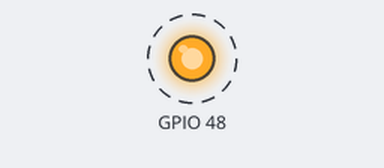
This program was run on a simulated ESP32-S3. Parts: output pins drawn as LEDs (lit = HIGH). Dashed ring = blinking. What the program prints to the serial monitor is not drawn.

Above: at 0.2 s.
Timing chart, 0 to 3.0 s (numbered marks = the images above):
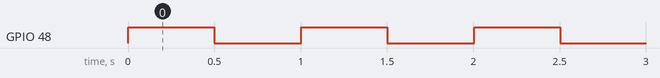

The program:

main.cpp
```cpp
/*
 * Practica 4 - Ejercicio 2
 * Sistemas Operativos en Tiempo Real
 *
 * Dos tareas sincronizadas con semáforo binario:
 *   - TaskLedOn:  espera el semáforo, enciende el LED y lo libera para TaskLedOff
 *   - TaskLedOff: espera el semáforo, apaga  el LED y lo libera para TaskLedOn
 *
 * El semáforo binario garantiza que ambas tareas se alternen estrictamente:
 * ON → OFF → ON → OFF → ...
 */

#include <Arduino.h>

// ── Configuración ────────────────────────────────────────────────────────────
#define DELAY_MS   500       // Tiempo encendido/apagado en milisegundos

// ── Handles de FreeRTOS ──────────────────────────────────────────────────────
SemaphoreHandle_t semLedOn;   // Semáforo que autoriza encender el LED
SemaphoreHandle_t semLedOff;  // Semáforo que autoriza apagar el LED

// ── Prototipos ───────────────────────────────────────────────────────────────
void TaskLedOn (void *parameter);
void TaskLedOff(void *parameter);

// ── setup ────────────────────────────────────────────────────────────────────
void setup()
{
    Serial.begin(115200);
    pinMode(LED_BUILTIN, OUTPUT);

    // Crear semáforos binarios
    semLedOn  = xSemaphoreCreateBinary();
    semLedOff = xSemaphoreCreateBinary();

    if (semLedOn == NULL || semLedOff == NULL) {
        Serial.println("ERROR: no se pudieron crear los semaforos");
        while (true);   // Detener ejecución si falla la inicialización
    }

    // Dar el semáforo inicial a TaskLedOn para que arranque primero
    xSemaphoreGive(semLedOn);

    // Crear las dos tareas con la misma prioridad
    xTaskCreate(TaskLedOn,  "LED ON",  2048, NULL, 1, NULL);
    xTaskCreate(TaskLedOff, "LED OFF", 2048, NULL, 1, NULL);

    Serial.println("Sistema iniciado: LED parpadeando con semaforo binario");
}

// ── loop ─────────────────────────────────────────────────────────────────────
void loop()
{
    // No se usa: la lógica está en las tareas FreeRTOS
    vTaskDelay(portMAX_DELAY);
}

// ── Tarea: encender LED ──────────────────────────────────────────────────────
void TaskLedOn(void *parameter)
{
    for (;;)
    {
        // Esperar permiso para encender (bloquea hasta recibir el semáforo)
        xSemaphoreTake(semLedOn, portMAX_DELAY);

        digitalWrite(LED_BUILTIN, HIGH);
        Serial.println("LED ON");

        // Mantener el LED encendido el tiempo configurado
        vTaskDelay(DELAY_MS / portTICK_PERIOD_MS);

        // Ceder el turno a TaskLedOff
        xSemaphoreGive(semLedOff);
    }
}

// ── Tarea: apagar LED ────────────────────────────────────────────────────────
void TaskLedOff(void *parameter)
{
    for (;;)
    {
        // Esperar permiso para apagar (bloquea hasta recibir el semáforo)
        xSemaphoreTake(semLedOff, portMAX_DELAY);

        digitalWrite(LED_BUILTIN, LOW);
        Serial.println("LED OFF");

        // Mantener el LED apagado el tiempo configurado
        vTaskDelay(DELAY_MS / portTICK_PERIOD_MS);

        // Ceder el turno a TaskLedOn
        xSemaphoreGive(semLedOn);
    }
}
```

Measured:
- by itself, GPIO 48: alternates HIGH for 0.50 s and LOW for 0.50 s
